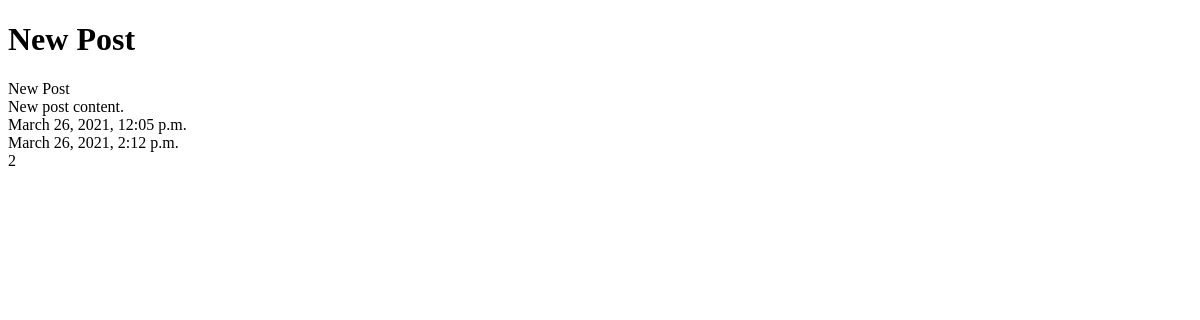
Page /posts/2/ on the earlier database version.
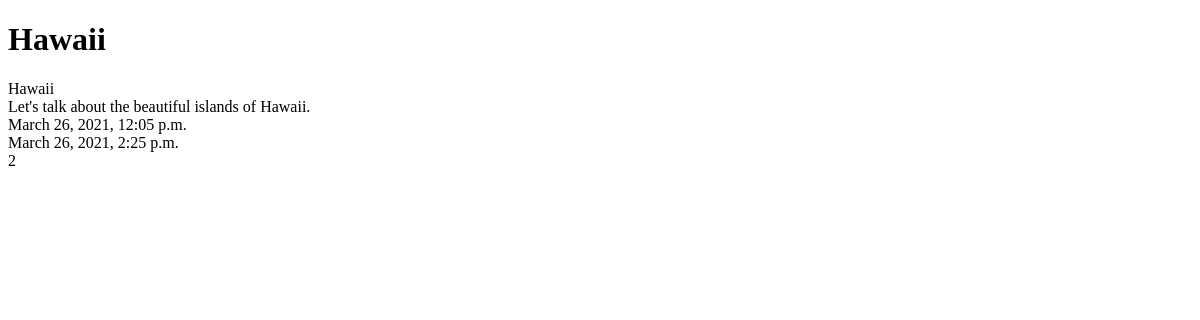
Same page on the later database version.
### posts/models.py (models this page shows, shortened)
class Post(models.Model):
    title = models.CharField(max_length=150)
    content = models.TextField()
    updated = models.DateTimeField(auto_now=True, auto_now_add=False)
    timestamp = models.DateTimeField(auto_now=False, auto_now_add=True)

### posts/views.py (the view)
# urls.py: url(r'^(?P<id>\d+)/$',post_detail,name='detail'),
def post_detail(request,id):
    instance = get_object_or_404(Post, id=id)
    context = {
            "title":instance.title,
            "instance":instance
        }
    return render(request,"post_detail.html",context)

### posts/templates/post_detail.html (shortened to what this page needs)
<!DOCTYPE html>
<html lang="en">
<head>
</head>
<body>
    <h1>{{title}}</h1>
    <p>
        {{ instance.title }}<br/>
        {{ instance.content }}<br/>
        {{ instance.timestamp }}<br/>
        {{ instance.updated }}<br/>
        {{ instance.id }}<br/>
    </p>
</body>
</html>

Differences in the rows shown:
changed Post id 2: title "New Post" → "Hawaii"; content "New post content." → "Let's talk about the beautiful islands of Hawaii."; updated "March 26, 2021, 2:12 p.m." → "March 26, 2021, 2:25 p.m."
